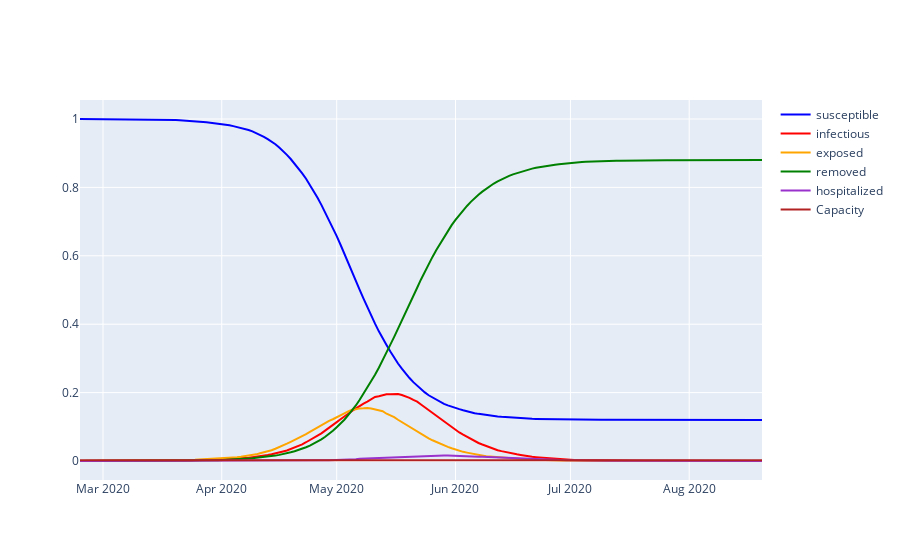

Here is the notebook cell this chart was saved with:
### Code cell
plot_SIR_timeline(sim_natural[0])

### Figure 1 — Plotly figure (JSON) as saved in the notebook; plotly's stock layout.template omitted (floating-point values rounded to 4 significant figures; data arrays with more than 128 entries replaced by an {"elided": "..."} marker saying what was removed)
{"data": [{"line": {"color": "blue"}, "mode": "lines", "name": "susceptible", "type": "scatter", "x": {"elided": "179 str values"}, "y": {"elided": "179 float values"}}, {"line": {"color": "red"}, "mode": "lines", "name": "infectious", "type": "scatter", "x": {"elided": "179 str values"}, "y": {"elided": "179 float values"}}, {"line": {"color": "orange"}, "mode": "lines", "name": "exposed", "type": "scatter", "x": {"elided": "179 str values"}, "y": {"elided": "179 float values"}}, {"line": {"color": "green"}, "mode": "lines", "name": "removed", "type": "scatter", "x": {"elided": "179 str values"}, "y": {"elided": "179 float values"}}, {"line": {"color": "darkorchid"}, "mode": "lines", "name": "hospitalized", "type": "scatter", "x": {"elided": "179 str values"}, "y": {"elided": "179 float values"}}, {"line": {"color": "firebrick"}, "mode": "lines", "name": "Capacity", "type": "scatter", "x": {"elided": "179 str values"}, "y": {"elided": "179 float values"}}], "layout": {}}
